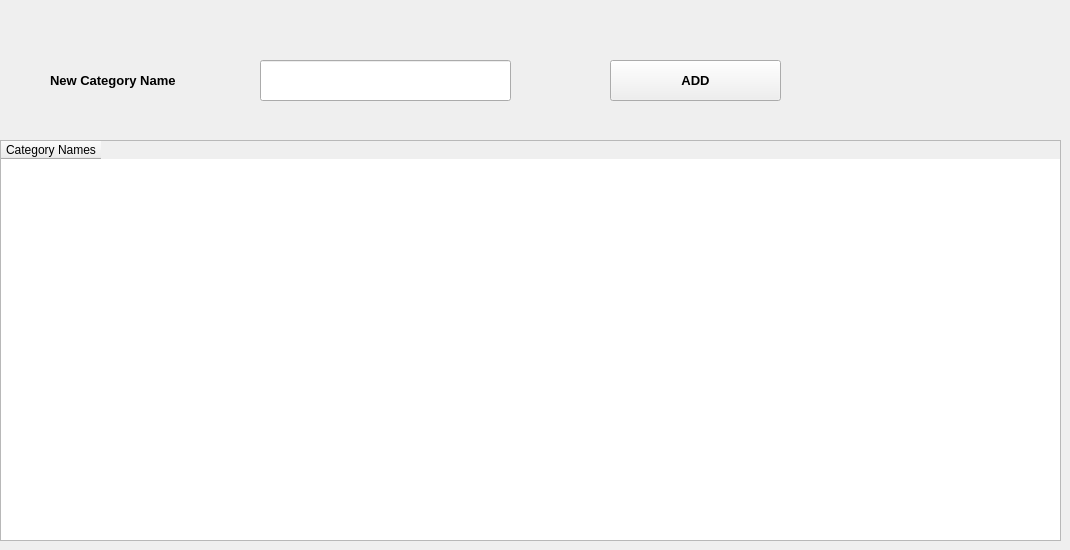
      <widget class="QWidget" name="tab_11">
       <attribute name="title">
        <string>Categories</string>
       </attribute>
       <widget class="QTableWidget" name="tableWidget_2">
        <property name="geometry">
         <rect>
          <x>0</x>
          <y>140</y>
          <width>1061</width>
          <height>401</height>
         </rect>
        </property>
        <column>
         <property name="text">
          <string>Category Names</string>
         </property>
        </column>
       </widget>
       <widget class="QLabel" name="label_44">
        <property name="geometry">
         <rect>
          <x>50</x>
          <y>70</y>
          <width>181</width>
          <height>21</height>
         </rect>
        </property>
        <property name="font">
         <font>
          <pointsize>10</pointsize>
          <weight>75</weight>
          <bold>true</bold>
         </font>
        </property>
        <property name="text">
         <string>New Category Name</string>
        </property>
       </widget>
       <widget class="QLineEdit" name="lineEdit_28">
        <property name="geometry">
         <rect>
          <x>260</x>
          <y>60</y>
          <width>251</width>
          <height>41</height>
         </rect>
        </property>
       </widget>
       <widget class="QPushButton" name="pushButton_17">
        <property name="geometry">
         <rect>
          <x>610</x>
          <y>60</y>
          <width>171</width>
          <height>41</height>
         </rect>
        </property>
        <property name="font">
         <font>
          <pointsize>10</pointsize>
          <weight>75</weight>
          <bold>true</bold>
         </font>
        </property>
        <property name="text">
         <string>ADD</string>
        </property>
       </widget>
      </widget>
